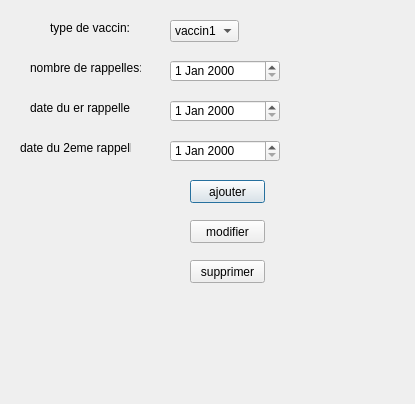
<?xml version="1.0" encoding="UTF-8"?>
<ui version="4.0">
 <class>vaccin</class>
 <widget class="QDialog" name="vaccin">
  <property name="geometry">
   <rect>
    <x>0</x>
    <y>0</y>
    <width>415</width>
    <height>404</height>
   </rect>
  </property>
  <property name="windowTitle">
   <string>Dialog</string>
  </property>
  <property name="styleSheet">
   <string notr="true">background-image: url(:/Desktop/watercolor-texture-background-green.jpg);</string>
  </property>
  <widget class="QLabel" name="label">
   <property name="geometry">
    <rect>
     <x>50</x>
     <y>20</y>
     <width>91</width>
     <height>16</height>
    </rect>
   </property>
   <property name="text">
    <string>type de vaccin:</string>
   </property>
  </widget>
  <widget class="QLabel" name="label_2">
   <property name="geometry">
    <rect>
     <x>30</x>
     <y>60</y>
     <width>111</width>
     <height>16</height>
    </rect>
   </property>
   <property name="text">
    <string>nombre de rappelles:</string>
   </property>
  </widget>
  <widget class="QLabel" name="label_3">
   <property name="geometry">
    <rect>
     <x>30</x>
     <y>100</y>
     <width>121</width>
     <height>16</height>
    </rect>
   </property>
   <property name="text">
    <string>date du er rappelle</string>
   </property>
  </widget>
  <widget class="QLabel" name="label_4">
   <property name="geometry">
    <rect>
     <x>20</x>
     <y>140</y>
     <width>111</width>
     <height>16</height>
    </rect>
   </property>
   <property name="text">
    <string>date du 2eme rappelle</string>
   </property>
  </widget>
  <widget class="QPushButton" name="pushButton">
   <property name="geometry">
    <rect>
     <x>190</x>
     <y>180</y>
     <width>75</width>
     <height>23</height>
    </rect>
   </property>
   <property name="text">
    <string>ajouter</string>
   </property>
  </widget>
  <widget class="QPushButton" name="pushButton_2">
   <property name="geometry">
    <rect>
     <x>190</x>
     <y>220</y>
     <width>75</width>
     <height>23</height>
    </rect>
   </property>
   <property name="text">
    <string>modifier</string>
   </property>
  </widget>
  <widget class="QPushButton" name="pushButton_3">
   <property name="geometry">
    <rect>
     <x>190</x>
     <y>260</y>
     <width>75</width>
     <height>23</height>
    </rect>
   </property>
   <property name="text">
    <string>supprimer</string>
   </property>
  </widget>
  <widget class="QComboBox" name="comboBox">
   <property name="geometry">
    <rect>
     <x>170</x>
     <y>20</y>
     <width>69</width>
     <height>22</height>
    </rect>
   </property>
   <item>
    <property name="text">
     <string>vaccin1</string>
    </property>
   </item>
   <item>
    <property name="text">
     <string>vaccin2</string>
    </property>
   </item>
  </widget>
  <widget class="QDateEdit" name="dateEdit">
   <property name="geometry">
    <rect>
     <x>170</x>
     <y>60</y>
     <width>110</width>
     <height>22</height>
    </rect>
   </property>
  </widget>
  <widget class="QDateEdit" name="dateEdit_2">
   <property name="geometry">
    <rect>
     <x>170</x>
     <y>100</y>
     <width>110</width>
     <height>22</height>
    </rect>
   </property>
  </widget>
  <widget class="QDateEdit" name="dateEdit_3">
   <property name="geometry">
    <rect>
     <x>170</x>
     <y>140</y>
     <width>110</width>
     <height>22</height>
    </rect>
   </property>
  </widget>
 </widget>
 <resources/>
 <connections/>
</ui>
